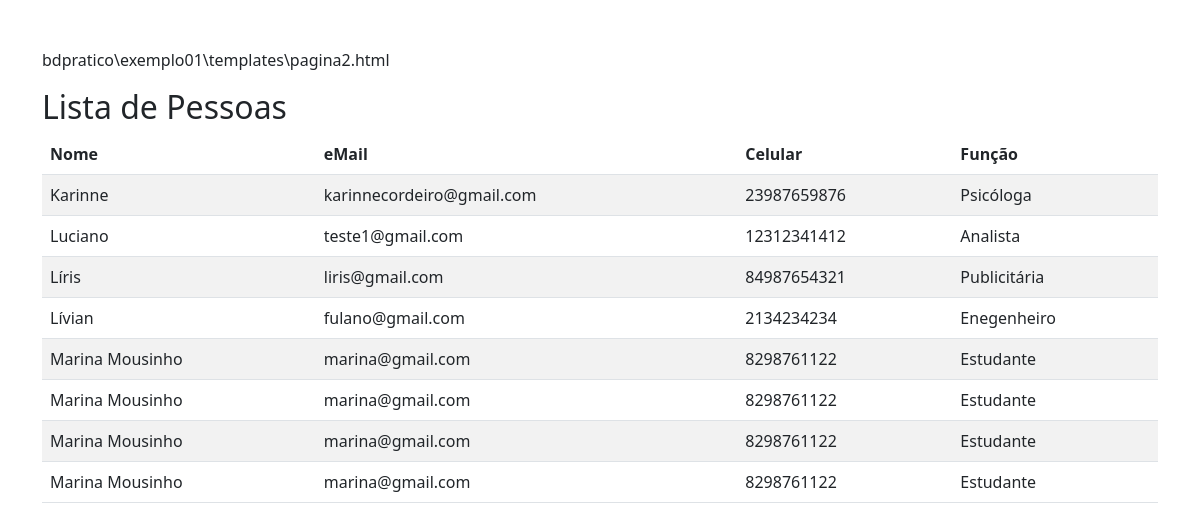
The page /pagina2 on the database as committed earlier.
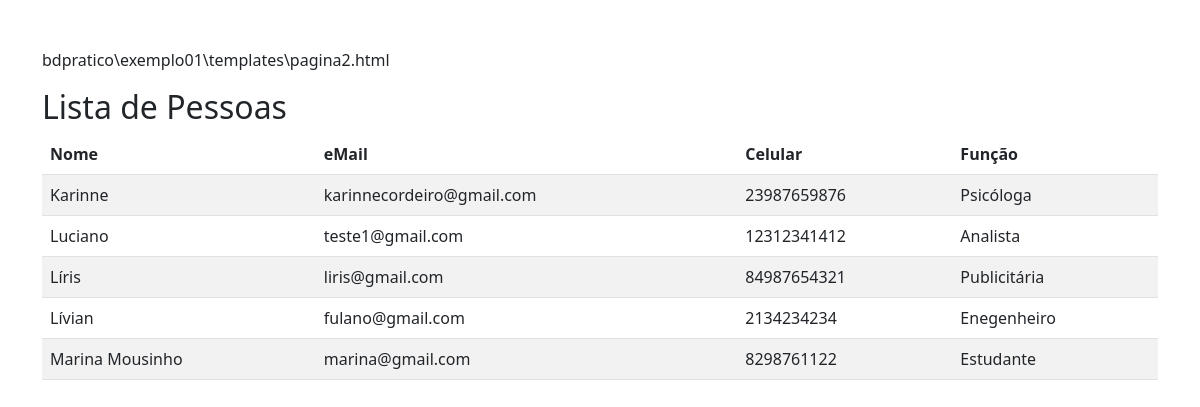
The same page on the database as committed later.
### exemplo01/models.py (models this page shows, shortened)
class Pessoa(models.Model):
    nome = models.CharField(max_length=50, null=False, blank=False, verbose_name='Nome')
    email = models.CharField(max_length=50, null=False, blank=False, verbose_name='eMail')
    celular = models.CharField(max_length=20, null=True, blank=True, verbose_name='celular')
    funcao = models.CharField(max_length=30, null=True, blank=True, verbose_name='Funcao')
    nascimento = models.DateField(null=True, blank=True, verbose_name='Nascimento')
    ativo = models.BooleanField(default=True, verbose_name='Ativo')
    class Meta:
        ordering = ['nome', 'funcao']

### exemplo01/views.py (the view)
# urls.py: path('pagina2', views.pagina2, name='pagina2_alias'),
def pagina2(request):
    dicionario = {}
    registros = Pessoa.objects.all()
    dicionario['pessoas'] = registros
    return render(request, 'pagina2.html', dicionario)

### exemplo01/templates/pagina2.html (shortened to what this page needs)
{% load static %}
<!DOCTYPE html>
<html lang="pt-br">
<head>
    <link href="https://cdn.jsdelivr.net/npm/bootstrap@5.3.0/dist/css/bootstrap.min.css" rel="stylesheet">
</head>
<body>
    <div class="container mt-5">
        <p>bdpratico\exemplo01\templates\pagina2.html</p>
        <h1 class="h2">Lista de Pessoas</h1>
        <table class="table table-striped table-hover">
            <thead>
                <tr>
                    <th>Nome</th>
                    <th>eMail</th>
                    <th>Celular</th>
                    <th>Função</th>
                </tr>
            </thead>
            <tbody>
                {% for regs in pessoas %}
                <tr>
                    <td>{{ regs.nome }}</td>
                    <td>{{ regs.email }}</td>
                    <td>{{ regs.celular }}</td>
                    <td>{{ regs.funcao }}</td>
                </tr>
                {% endfor %}
            </tbody>
        </table>
    </div>
</body>
</html>

Rows that differ between the two databases and show on the page:
removed Pessoa: nome "Marina Mousinho", email "marina@gmail.com", celular "8298761122", funcao "Estudante"
removed Pessoa: nome "Marina Mousinho", email "marina@gmail.com", celular "8298761122", funcao "Estudante"
removed Pessoa: nome "Marina Mousinho", email "marina@gmail.com", celular "8298761122", funcao "Estudante"
